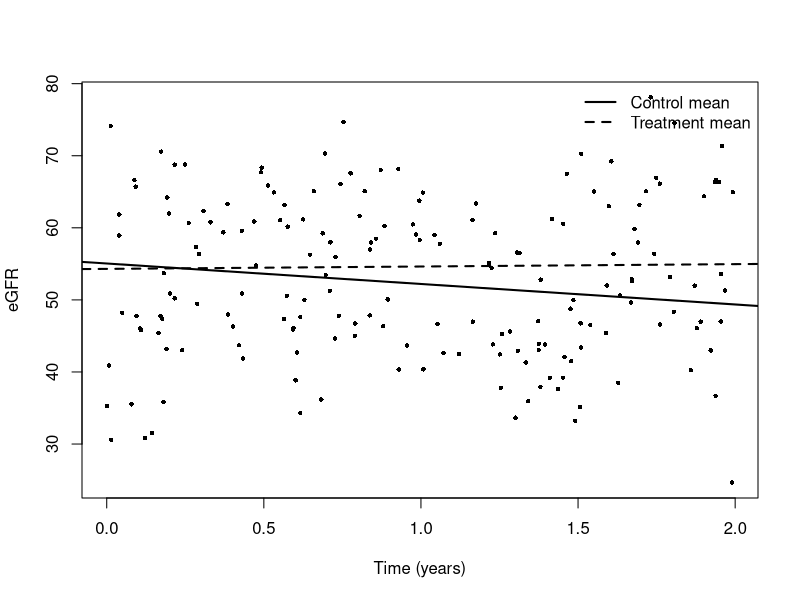

Here is the R script that generated this plot:
## ---- chunk 1
knitr::opts_chunk$set(echo = FALSE, message = FALSE, warning = FALSE)
library(tidyverse)
library(nlme)

## ---- chunk 2
# SMALL SIMULATED DATASET + LME FIT -------------------------------
# Reproducible toy data for longitudinal eGFR with irregular visits

set.seed(123)

# Design
n_id    <- 30                          # patients
min_vis <- 4; max_vis <- 8             # visits per patient
beta0   <- 55                          # population intercept (mL/min/1.73m2)
beta1   <- -2.2                        # population slope (mL/min/1.73m2 per year)
trt_eff <- 1.0                         # treatment effect on slope (+1 mL/min/yr)

# Random effects SDs and residual SD
sd_int  <- 10                          # SD of random intercepts
sd_slo  <- 1.2                         # SD of random slopes
cor_is  <- -0.25                       # corr between intercept and slope
sd_eps  <- 4.5                         # residual error SD

# Build RE covariance
Sigma <- matrix(c(sd_int^2, cor_is*sd_int*sd_slo,
                  cor_is*sd_int*sd_slo, sd_slo^2), 2, 2)

# Simulate id-level data
ids <- sprintf("P%02d", 1:n_id)
trt <- rbinom(n_id, 1, 0.5)            # 0=control, 1=treatment

sim_list <- lapply(seq_len(n_id), function(j){
  n_ij <- sample(min_vis:max_vis, 1)
  # irregular visit times over ~2 years
  time_yr <- sort(round(runif(n_ij, 0, 2), 3))
  # random effects
  u      <- MASS::mvrnorm(1, mu = c(0,0), Sigma = Sigma)
  u0     <- u[1]; u1 <- u[2]
  # optional "acute dip" in first 0.15 yr (hemodynamic effect), partially reversed later
  acute  <- ifelse(time_yr <= 0.15, -4, 0) + ifelse(time_yr > 0.15 & time_yr <= 0.5, 2, 0)

  # mean trajectory
  mu <- (beta0 + u0) +
        (beta1 + u1 + trt[j]*trt_eff) * time_yr +
        acute

  egfr <- pmax(5, rnorm(n_ij, mu, sd_eps))  # floor at 5 just to avoid negatives
  data.frame(
    id = ids[j],
    trt = factor(trt[j], levels = c(0,1), labels = c("Control","Treatment")),
    time_yr = time_yr,
    egfr = egfr
  )
})

dat <- do.call(rbind, sim_list)

# Peek
head(dat, 10)
#>       id       trt time_yr     egfr
#> P01 Control   0.016  ...
# (values will print)

## ---- chunk 3

# Fit linear mixed model: random intercepts & slopes by patient
# Treatment effect on slope via time_yr:trt interaction
suppressPackageStartupMessages(library(nlme))
fit <- lme(
  egfr ~ time_yr * trt,                # fixed: intercept, time, trt, time×trt
  random = ~ time_yr | id,             # random intercept + slope for each id
  data = dat,
  method = "REML",
  na.action = na.omit
)

summary(fit)

# Estimated mean slopes (mL/min/1.73m2 per year) by arm
b <- fixed.effects(fit)
slope_control   <- b["time_yr"]
slope_treatment <- b["time_yr"] + b["time_yr:trtTreatment"]
c(slope_control = slope_control, slope_treatment = slope_treatment)

# OPTIONAL: quick plot (base R)
plot(egfr ~ time_yr, data = dat, pch = 16, cex = 0.6, xlab = "Time (years)", ylab = "eGFR")
abline(b["(Intercept)"], slope_control, lwd = 2)  # control mean line
abline(b["(Intercept)"] + b["trtTreatment"], slope_treatment, lwd = 2, lty = 2)  # treatment mean
legend("topright", c("Control mean","Treatment mean"), lwd = 2, lty = c(1,2), bty = "n")

